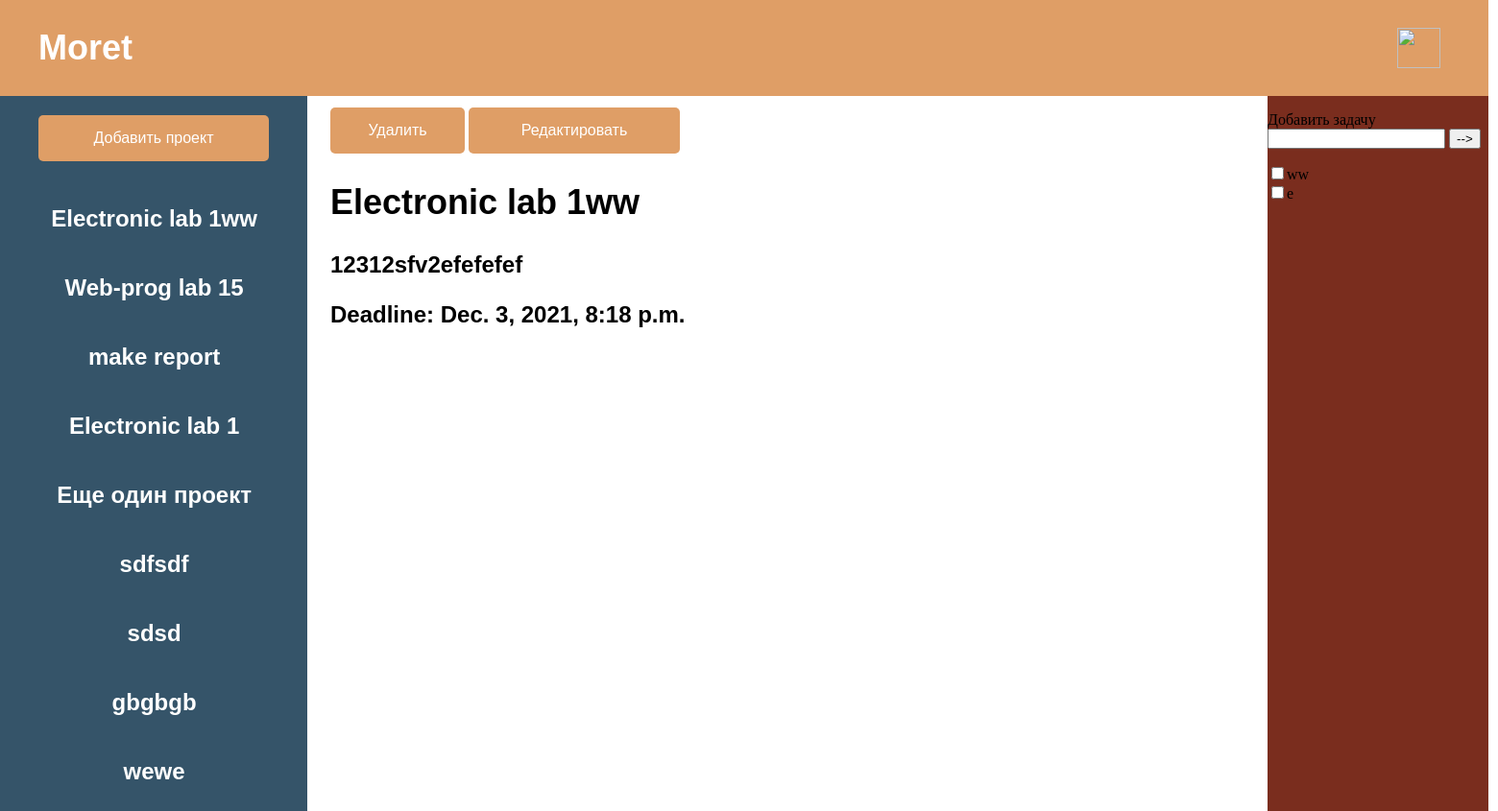
The page /2/ on the database as committed earlier.
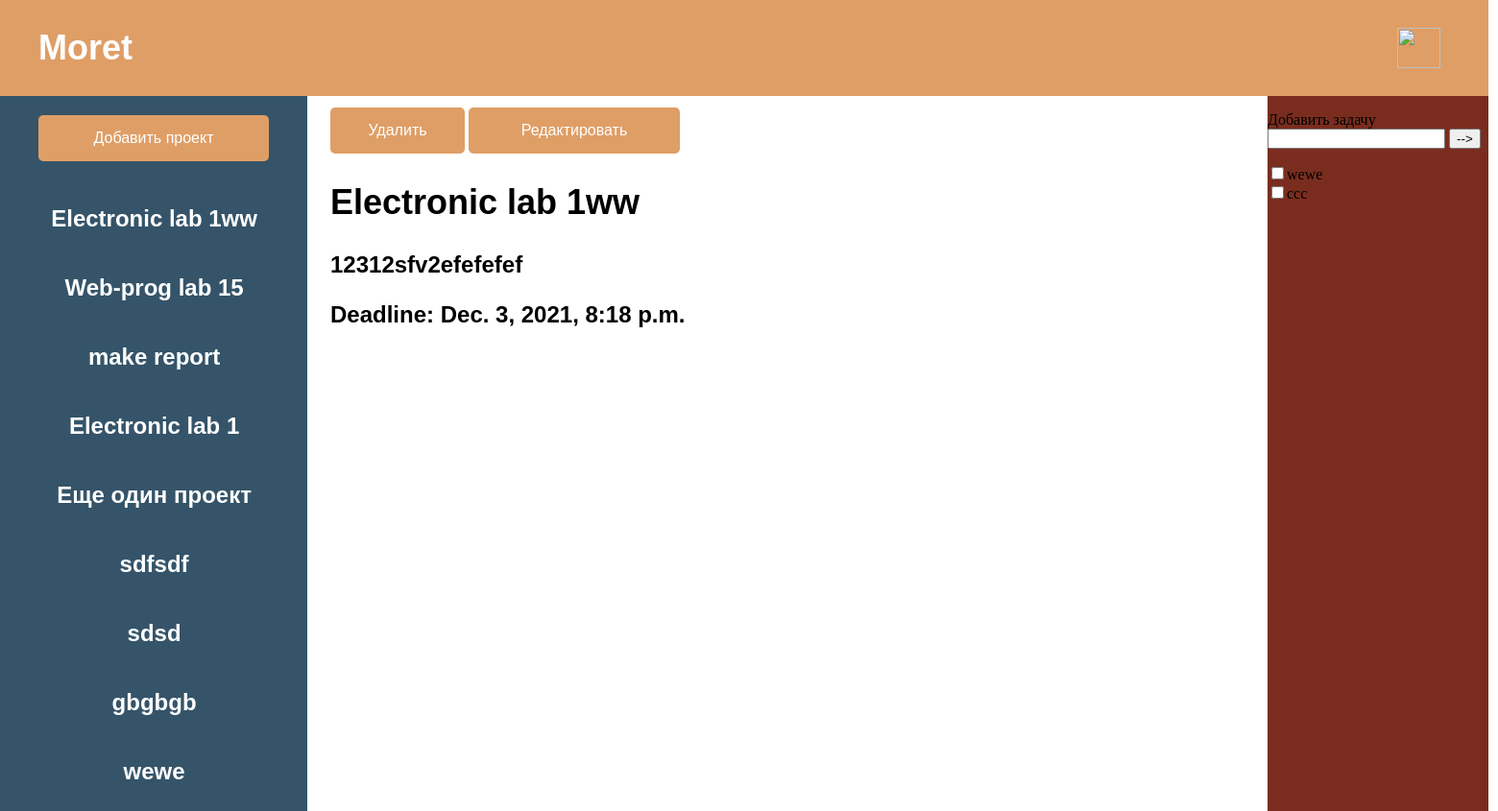
The same page on the database as committed later.
### main/models.py (models this page shows, shortened)
class Project(models.Model):
    name = models.CharField(max_length=100)
    description = models.CharField(max_length=300)
    deadline = models.DateTimeField('deadline')
    parent_project = models.ForeignKey('self', on_delete=models.CASCADE, blank=True, null=True)

class Task(models.Model):
    text = models.CharField(max_length=200)

### main/views.py (the view)
# urls.py: path('<int:project_id>/', views.index_with_project, name='index_with_project'),
def index_with_project(request, project_id):
    tasks = Task.objects.all()
    projects = Project.objects.all()
    project = get_object_or_404(Project, pk=project_id)
    template_name = 'main/index_with_project.html'
    if 'add_task_btn' in request.POST:
        task = Task()
        task.text = request.POST.get("add_task_input")
        task.save()
    for task in tasks:
        if request.POST.get(task.text) == 'on':
            task.delete()
            print('task deleted')
    tasks = Task.objects.all()
    return render(request, template_name, {'project': project, 'projects': projects, 'tasks': tasks})

### main/templates/main/index_with_project.html
{% extends 'main/common.html' %}
{% block project_info %}
    <button class="button-delete-project" onclick="return delete_project()">Удалить</button>
    <button class='button-edit-project' onclick="document.location='{% url 'project_editing' project.id %}'">Редактировать</button>
    <h2 class="common-text-style project-name">{{ project.name }}</h2>
    <p class="common-text-style description">{{ project.description }}</p>
    <p class="common-text-style deadline">Deadline: {{ project.deadline }}</p>
{% endblock %}

### main/templates/main/common.html (shortened to what this page needs)
{% load static %}
<!DOCTYPE html>
<html lang="en">
<head>
    <link rel="stylesheet" href="{% static 'main/css/main.css' %}">
</head>
<body>
    <header class="header"><label class="header-text">Moret</label></header>
    <div>
        <a href="#"><img class='profile-link' src={% static 'main/images/account.png' %}></a>
    </div>
    <div class="sidebar-color">
        <div class="sidebar-text">
            <button class="button-add-project" onclick="window.location.href = {% url 'project_creating' %};">Добавить
                проект</button>
            {% if projects %}
                <ul class="ul-sidebar">
                    {% for project in projects %}
                        {% if project.parent_project == null %}
                            <li class="li-sidebar"><a class='a-sidebar' href="{% url 'index_with_project' project.id %}"
                            >{{ project.name }}</a></li>
                        {% endif %}
                    {% endfor %}
                </ul>
            {% else %}
                <p>No projects are available.</p>
            {% endif %}
        </div>
    </div>
    <div class="in-row">
        <div class="center blue" id="project_info">
            {% block project_info %}
            {% endblock %}
        </div>
        <div class="tasks">
            <form method="post" id="tasks">
                <p>Добавить задачу<br>
                    <input type="text" name="add_task_input" value="" size="20">
                    <button name="add_task_btn" type="submit">--></button>
                </p>
                {% if tasks %}
                    {% for task in tasks %}
                        <div name="div_{{ task.text }}"
                             id="{{ task.text }}">
                            <input type="checkbox"
                                   onChange="hide_task('{{ task.text }}')"
                                   name="{{ task.text }}"
                            >{{ task.text }}
                        </div>
                    {% endfor %}
                {% else %}
                    <p>No tasks are available.</p>
                {% endif %}
            </form>
        </div>
    </div>
</body>
</html>

### main/static/main/css/main.css (style rules this page uses)
.in-row { display: flex; flex-direction: row; }
.center { margin: 92px 32px 14px 312px; width: 60%; }
.blue { padding: 12px 24px; }
.tasks { position: absolute; width: 230px; height: 1120px; left: 1320px; top: 100px; background: #7A2D1E; }
.header { position: absolute; width: 1550px; height: 100px; left: 0px; top: 0px; background: #DF9E66; }
.header-text { position: absolute; width: 97px; height: 42px; left: 40px; top: 29px; font-family: Arial; font-style: normal; font-weight: bold; font-size: 36px; line-height: 42px; color: #FFFFFF; }
.sidebar-color { position: absolute; width: 320px; height: 1140px; left: 0px; top: 100px; background: #355469; }
.sidebar-text { position: absolute; width: 240px; height: 56px; left: 40px; top: 20px; font-family: Arial; font-style: normal; font-weight: bold; font-size: 24px; line-height: 28px; color: #FFFFFF; }
.ul-sidebar { padding: 0; width: 100%; }
.li-sidebar { display: inline; }
.a-sidebar { outline: none; text-decoration: none; display: inline-block; width: 100.5%; margin-right: 0.625%; text-align: center; line-height: 3; color: white; }
li:last-child a { margin-right: 0; }
.button-add-project { appearance: none; border: 0; border-radius: 5px; background: #DF9E66; color: #fff; padding: 8px 16px; font-size: 16px; font-family: Arial; width: 240px; height: 48px; left: 40px; top: 388px; }
.button-delete-project { appearance: none; border: 0; border-radius: 5px; background: #DF9E66; color: #fff; padding: 8px 16px; font-size: 16px; font-family: Arial; width: 140px; height: 48px; left: 379px; top: 140px; }
.button-edit-project { appearance: none; border: 0; border-radius: 5px; background: #DF9E66; color: #fff; padding: 8px 16px; font-size: 16px; font-family: Arial; width: 220px; height: 48px; left: 540px; top: 140px; }
.common-text-style { font-family: Arial; font-weight: bold; }
.project-name { font-size: 36px; }
.description { font-size: 24px; }
.deadline { font-size: 24px; }
.profile-link { position: absolute; width: 45px; height: 42px; left: 1455px; top: 29px; }

Rows that differ between the two databases and show on the page:
removed Task: text "ww"
removed Task: text "e"
added Task: text "wewe"
added Task: text "ccc"
